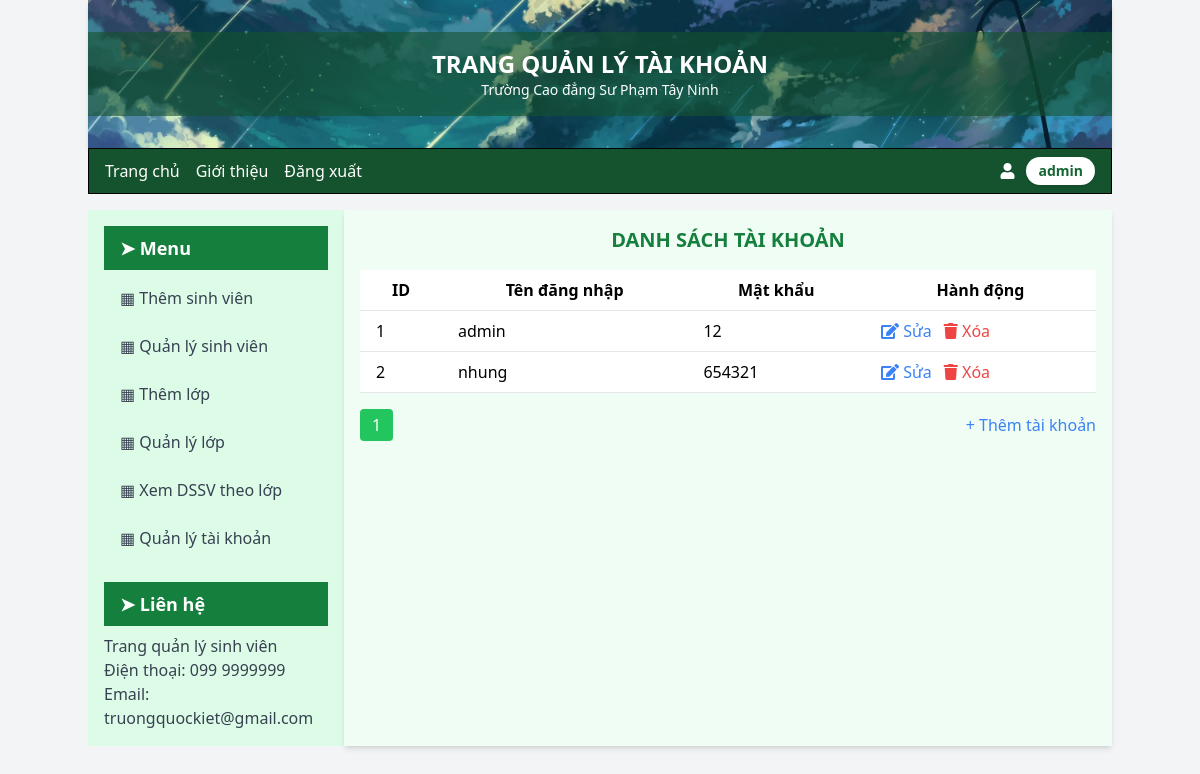
The page /qltk.php on the database its author committed.
### tables this page shows
CREATE TABLE `tbuser` (
  `id` int(11) NOT NULL,
  `name` varchar(20) DEFAULT NULL,
  `pass` varchar(50) DEFAULT NULL
);

### qltk.php (the view, shortened to what this page needs)
<?php
$servername = "localhost";
$username = "root";
$password = "";
$dbname = "qlsinhvien";
$conn = new mysqli($servername, $username, $password, $dbname);
$limit = 5;
$page = isset($_GET['page']) ? (int)$_GET['page'] : 1;
$start_from = ($page - 1) * $limit;
$sql = "SELECT * FROM tbuser LIMIT $start_from, $limit";
$result = $conn->query($sql);
$sql_total = "SELECT COUNT(*) AS total FROM tbuser";
$total_result = $conn->query($sql_total);
$total_row = $total_result->fetch_assoc();
$total_pages = ceil($total_row["total"] / $limit);
?>
<!DOCTYPE html>
<html lang="en">
<head>
    <script src="https://cdn.tailwindcss.com"></script>
    <link rel="stylesheet" href="https://cdnjs.cloudflare.com/ajax/libs/font-awesome/5.15.3/css/all.min.css">
</head>
<body class="bg-gray-100">
    <div class="container mx-auto">
        <div class="bg-cover bg-center py-8 text-white shadow-md" style="background-image: url('images/anhnen.jpg');">
            <div class="bg-green-900 bg-opacity-60 py-4">
                <div class="text-center">
                    <h1 class="text-2xl font-bold">TRANG QUẢN LÝ TÀI KHOẢN</h1>
                    <p class="text-sm">Trường Cao đẳng Sư Phạm Tây Ninh</p>
                </div>
            </div>
        </div>
        <div class="bg-green-900 border border-black py-2">
            <div class="flex justify-between items-center px-4">
                <div class="flex space-x-4">
                    <a href="ttsv.php" class="text-white hover:underline">Trang chủ</a>
                    <a href="#" class="text-white hover:underline">Giới thiệu</a>
                    <a href="logout.php" class="text-white hover:underline">Đăng xuất</a>
                </div>
                <div class="flex items-center space-x-3">
    <i class="fas fa-user text-white"></i>
    <a href="login.php" class="bg-white text-green-800 px-3 py-1 rounded-full text-sm font-semibold hover:bg-green-100 transition duration-200 shadow">
        admin
    </a>
</div>
            </div>
        </div>
        <div class="flex mt-4">
            <div class="w-1/4 bg-green-100 p-4">
                <h2 class="text-lg font-bold text-white bg-green-700 px-4 py-2">➤ Menu</h2>
                <ul class="mt-2 space-y-2">
                    <li><a href="themsv.php" class="flex items-center px-4 py-2 text-gray-700 hover:bg-green-600 hover:text-white rounded">▦ Thêm sinh viên</a></li>
                    <li><a href="qlsv.php" class="flex items-center px-4 py-2 text-gray-700 hover:bg-green-600 hover:text-white rounded">▦ Quản lý sinh viên</a></li>
                    <li><a href="themlop.php" class="flex items-center px-4 py-2 text-gray-700 hover:bg-green-600 hover:text-white rounded">▦ Thêm lớp</a></li>
                    <li><a href="qllop.php" class="flex items-center px-4 py-2 text-gray-700 hover:bg-green-600 hover:text-white rounded">▦ Quản lý lớp</a></li>
                    <li><a href="danhsach.php" class="flex items-center px-4 py-2 text-gray-700 hover:bg-green-600 hover:text-white rounded">▦ Xem DSSV theo lớp</a></li>
                    <li><a href="qltk.php" class="flex items-center px-4 py-2 text-gray-700 hover:bg-green-600 hover:text-white rounded">▦ Quản lý tài khoản</a></li>
                </ul>
                <h2 class="text-lg font-bold text-white bg-green-700 px-4 py-2 mt-6">➤ Liên hệ</h2>
                <p class="mt-2 text-gray-700">Trang quản lý sinh viên</p>
                <p class="text-gray-700">Điện thoại: 099 9999999</p>
                <p class="text-gray-700">Email: truongquockiet@gmail.com</p>
            </div>
            <div class="w-3/4 bg-green-50 p-4 shadow-md">
                <div class="text-center mb-4">
                    <h2 class="text-xl font-bold text-green-700">DANH SÁCH TÀI KHOẢN</h2>
                </div>
                <table class="min-w-full bg-white">
                    <thead>
                        <tr>
                            <th class="py-2 px-4 border-b">ID</th>
                            <th class="py-2 px-4 border-b">Tên đăng nhập</th>
                            <th class="py-2 px-4 border-b">Mật khẩu</th>
                            <th class="py-2 px-4 border-b">Hành động</th>
                        </tr>
                    </thead>
                    <tbody>
                        <?php
                        if ($result->num_rows > 0) {
                            while($row = $result->fetch_assoc()) {
                                echo "<tr>";
                                echo "<td class='py-2 px-4 border-b'>" . $row["id"] . "</td>";
                                echo "<td class='py-2 px-4 border-b'>" . $row["name"] . "</td>";
                                echo "<td class='py-2 px-4 border-b'>" . $row["pass"] . "</td>";
                                echo "<td class='py-2 px-4 border-b space-x-2'>
                                        <a href='suatk.php?id=" . $row["id"] . "' class='text-blue-500'><i class='fas fa-edit'></i> Sửa</a>
                                        <a href='xoatk.php?id=" . $row["id"] . "' class='text-red-500' onclick=\"return confirm('Bạn có chắc chắn muốn xóa tài khoản này?');\"><i class='fas fa-trash'></i> Xóa</a>
                                      </td>";
                                echo "</tr>";
                            }
                        } else {
                            echo "<tr><td colspan='4' class='text-center py-4'>Không có tài khoản nào.</td></tr>";
                        }
                        ?>
                    </tbody>
                </table>
                <div class="flex justify-between items-center mt-4">
                    <div class="flex space-x-2">
                        <?php
                        for ($i = 1; $i <= $total_pages; $i++) {
                            $active = ($i == $page) ? "bg-green-500 text-white" : "bg-gray-200 text-gray-700";
                            echo "<a href='qltk.php?page=$i' class='px-3 py-1 rounded $active'>$i</a>";
                        }
                        ?>
                    </div>
                    <a href="themtk.php" class="text-blue-500">+ Thêm tài khoản</a>
                </div>
            </div>
        </div>
    </div>
</body>
</html>

### rows shown on the page
tbuser: id "1", name "admin", pass "12"
tbuser: id "2", name "nhung", pass "654321"
